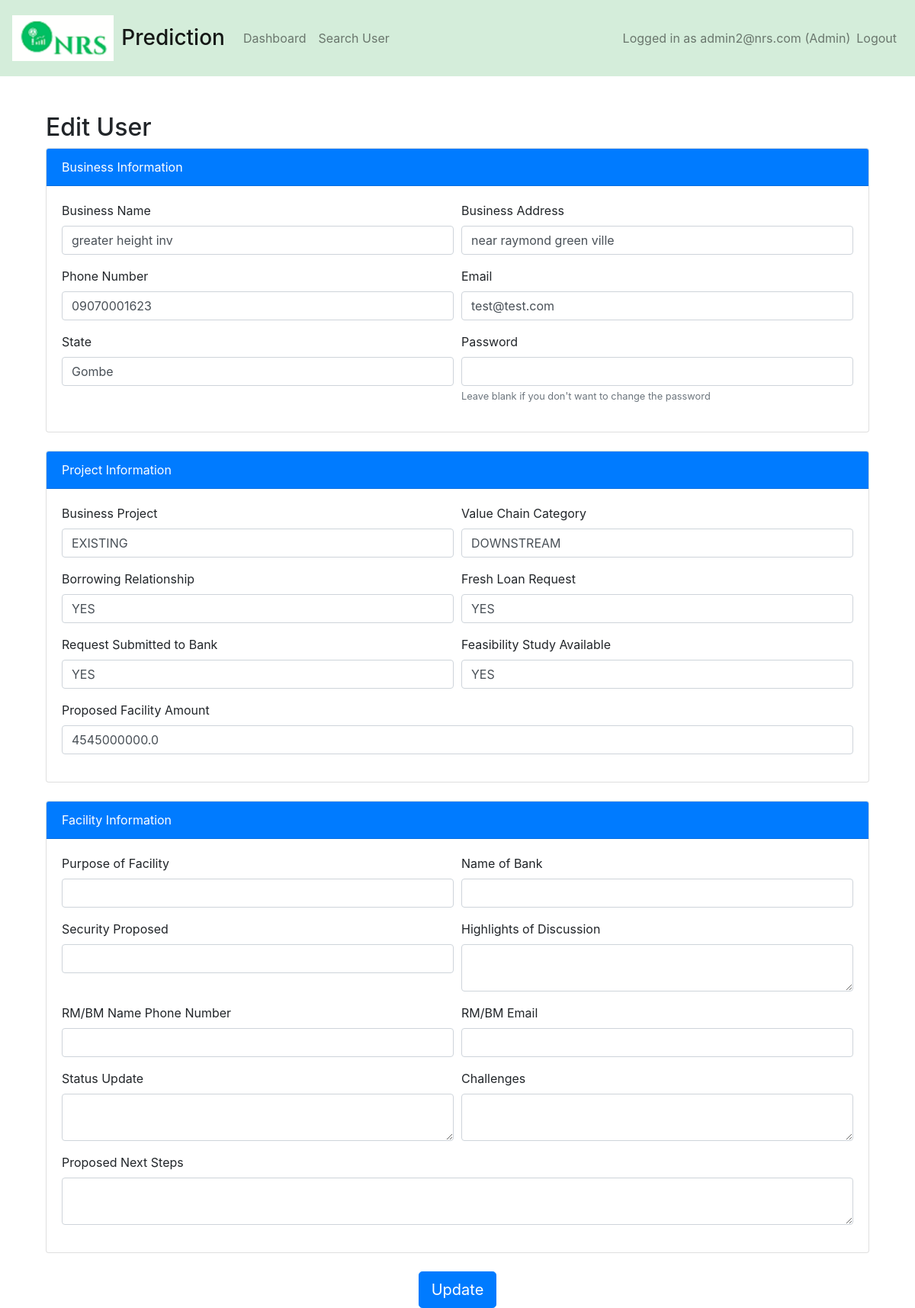
The page /edit_user/1 (signed in) on the database as committed earlier.
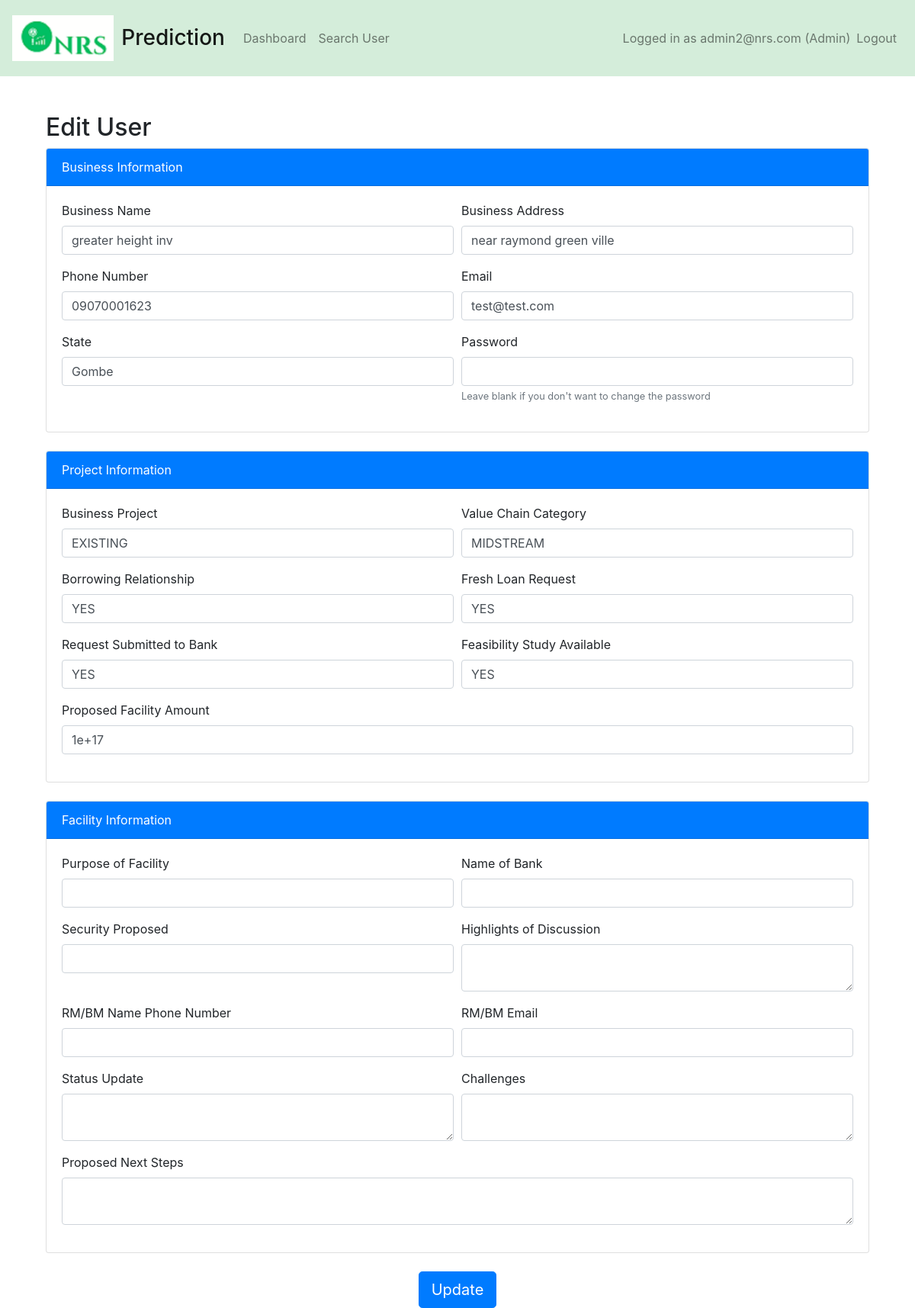
The same page on the database as committed later.
### app.py (models this page shows)
class User(UserMixin, db.Model):
    id = db.Column(db.Integer, primary_key=True)
    business_name = db.Column(db.String(150), nullable=False)
    business_address = db.Column(db.String(150), nullable=False)
    phone_number = db.Column(db.String(15), nullable=False)
    email = db.Column(db.String(100), unique=True, nullable=False)
    state = db.Column(db.String(50), nullable=False)
    password = db.Column(db.String(200), nullable=False)
    prediction_id = db.Column(db.String(36), unique=True, nullable=True)
    is_admin = db.Column(db.Boolean, default=False)
    business_project = db.Column(db.String(150), nullable=True)
    value_chain_cat = db.Column(db.String(150), nullable=True)
    borrowing_relationship = db.Column(db.String(10), nullable=True)
    fresh_loan_request = db.Column(db.String(15), nullable=True)
    request_submitted_to_bank = db.Column(db.String(10), nullable=True)
    feasibility_study_available = db.Column(db.String(10), nullable=True)
    proposed_facility_amount = db.Column(db.Float(20), nullable=True)
    purpose_of_facility = db.Column(db.String(255), nullable=True)
    name_of_bank = db.Column(db.String(100), nullable=True)
    security_proposed = db.Column(db.String(100), nullable=True)
    highlights_of_discussion = db.Column(db.Text)
    rm_bm_name_phone_number = db.Column(db.String(100), nullable=True)
    rm_bm_email = db.Column(db.String(100), nullable=True)
    status_update = db.Column(db.Text)
    challenges = db.Column(db.Text)
    proposed_next_steps = db.Column(db.Text)

### app.py (the view, shortened to what this page needs)
@app.route('/edit_user/<int:user_id>', methods=['GET', 'POST'])
@admin_required
def edit_user(user_id):
    form = PredictionForm()
    user = User.query.get_or_404(user_id)
    if not session['is_admin']:
        abort(403)  # Forbidden
    return render_template('edit_user.html', user=user,form=form)

### app.py
class PredictionForm(FlaskForm):
    BUSINESS_PROJECT = SelectField('Business Project', choices=[ ('NEW', 'Fresh'), ('EXISTING', 'Existing')], validators=[DataRequired()])
    VALUE_CHAIN_CATEGORY = SelectField('Value Chain Category', choices=[('PRE-UPSTREAM', 'Pre-Upstream'), ('UPSTREAM', 'Upstream'),('MIDSTREAM', 'Midstream'), ('DOWNSTREAM', 'Downstream')], validators=[DataRequired()])
    BORROWING_RELATIONSHIP = SelectField('Borrowing Relationship', choices=[ ('NO', 'No'), ('YES', 'Yes')], validators=[DataRequired()])
    FRESH_LOAN_REQUEST = SelectField('Fresh Loan Request', choices=[('NO', 'No'), ('YES', 'Yes')], validators=[DataRequired()])
    REQUEST_SUBMITTED_TO_BANK = SelectField('Request Submitted to Bank', choices=[('NO', 'No'), ('YES', 'Yes')], validators=[DataRequired()])
    FEASIBILITY_STUDY_AVAILABLE = SelectField('Feasibility Study Available', choices=[('NO', 'No'), ('YES', 'Yes'), ('NIL', 'Not Available')], validators=[DataRequired()])
    PROPOSED_FACILITY_AMOUNT = FloatField('Proposed Facility Amount', validators=[DataRequired()])
    submit = SubmitField('Predict')

### templates/edit_user.html (shortened to what the changed rows need)
{% extends "base.html" %}
{% block content %}
<div class="container mt-5">
    <h2>Edit User</h2>
    <form method="POST">
        <div class="card mb-4">
            <div class="card-body">
                <div class="form-row">
                    <div class="form-group col-md-6">
                        <label for="business_name">Business Name</label>
                        <input type="text" class="form-control" id="business_name" name="business_name" value="{{ user.business_name }}">
                    </div>
                    <div class="form-group col-md-6">
                        <label for="business_address">Business Address</label>
                        <input type="text" class="form-control" id="business_address" name="business_address" value="{{ user.business_address }}">
                    </div>
                </div>
                <div class="form-row">
                    <div class="form-group col-md-6">
                        <label for="phone_number">Phone Number</label>
                        <input type="text" class="form-control" id="phone_number" name="phone_number" value="{{ user.phone_number }}">
                    </div>
                    <div class="form-group col-md-6">
                        <label for="email">Email</label>
                        <input type="email" class="form-control" id="email" name="email" value="{{ user.email }}">
                    </div>
                </div>
                <div class="form-row">
                    <div class="form-group col-md-6">
                        <label for="state">State</label>
                        <input type="text" class="form-control" id="state" name="state" value="{{ user.state }}">
                    </div>
                </div>
            </div>
        </div>
        <div class="card mb-4">
            <div class="card-body">
                <div class="form-row">
                    <div class="form-group col-md-6">
                        <label for="business_project">Business Project</label>
                        <input type="text" class="form-control" id="business_project" name="business_project" value="{{ user.business_project }}">
                    </div>
                    <div class="form-group col-md-6">
                        <label for="value_chain_cat">Value Chain Category</label>
                        <input type="text" class="form-control" id="value_chain_cat" name="value_chain_cat" value="{{ user.value_chain_cat }}">
                    </div>
                </div>
                <div class="form-row">
                    <div class="form-group col-md-6">
                        <label for="borrowing_relationship">Borrowing Relationship</label>
                        <input type="text" class="form-control" id="borrowing_relationship" name="borrowing_relationship" value="{{ user.borrowing_relationship }}">
                    </div>
                    <div class="form-group col-md-6">
                        <label for="fresh_loan_request">Fresh Loan Request</label>
                        <input type="text" class="form-control" id="fresh_loan_request" name="fresh_loan_request" value="{{ user.fresh_loan_request }}">
                    </div>
                </div>
                <div class="form-row">
                    <div class="form-group col-md-6">
                        <label for="request_submitted_to_bank">Request Submitted to Bank</label>
                        <input type="text" class="form-control" id="request_submitted_to_bank" name="request_submitted_to_bank" value="{{ user.request_submitted_to_bank }}">
                    </div>
                    <div class="form-group col-md-6">
                        <label for="feasibility_study_available">Feasibility Study Available</label>
                        <input type="text" class="form-control" id="feasibility_study_available" name="feasibility_study_available" value="{{ user.feasibility_study_available }}">
                    </div>
                </div>
                <div class="form-group">
                    <label for="proposed_facility_amount">Proposed Facility Amount</label>
                    <input type="number" class="form-control" id="proposed_facility_amount" name="proposed_facility_amount" value="{{ user.proposed_facility_amount }}">
                </div>
            </div>
        </div>
    </form>
</div>
{% endblock %}

Rows that differ between the two databases and show on the page:
changed User "greater height inv": value_chain_cat "DOWNSTREAM" → "MIDSTREAM"; proposed_facility_amount "4545000000.0" → "1e+17"
